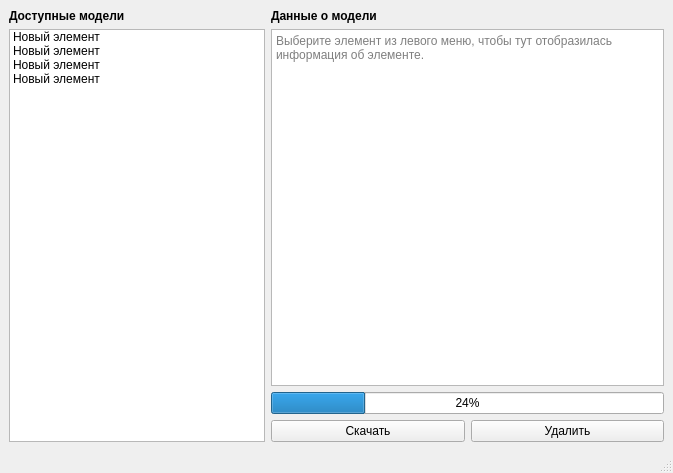
<?xml version="1.0" encoding="UTF-8"?>
<ui version="4.0">
 <class>MainWindow</class>
 <widget class="QMainWindow" name="MainWindow">
  <property name="geometry">
   <rect>
    <x>0</x>
    <y>0</y>
    <width>673</width>
    <height>473</height>
   </rect>
  </property>
  <property name="windowTitle">
   <string>Управление моделями</string>
  </property>
  <widget class="QWidget" name="centralwidget">
   <layout class="QGridLayout" name="gridLayout_2">
    <item row="3" column="2">
     <widget class="QPushButton" name="pushButton_2">
      <property name="text">
       <string>Удалить</string>
      </property>
     </widget>
    </item>
    <item row="3" column="1">
     <widget class="QPushButton" name="pushButton">
      <property name="text">
       <string>Скачать</string>
      </property>
     </widget>
    </item>
    <item row="0" column="0">
     <widget class="QLabel" name="label_2">
      <property name="font">
       <font>
        <weight>75</weight>
        <bold>true</bold>
       </font>
      </property>
      <property name="text">
       <string>Доступные модели</string>
      </property>
     </widget>
    </item>
    <item row="1" column="1" colspan="2">
     <widget class="QTextBrowser" name="textBrowser">
      <property name="html">
       <string>&lt;!DOCTYPE HTML PUBLIC &quot;-//W3C//DTD HTML 4.0//EN&quot; &quot;http://www.w3.org/TR/REC-html40/strict.dtd&quot;&gt;
&lt;html&gt;&lt;head&gt;&lt;meta name=&quot;qrichtext&quot; content=&quot;1&quot; /&gt;&lt;style type=&quot;text/css&quot;&gt;
p, li { white-space: pre-wrap; }
&lt;/style&gt;&lt;/head&gt;&lt;body style=&quot; font-family:'Noto Sans'; font-size:10pt; font-weight:400; font-style:normal;&quot;&gt;
&lt;p style=&quot;-qt-paragraph-type:empty; margin-top:12px; margin-bottom:12px; margin-left:0px; margin-right:0px; -qt-block-indent:0; text-indent:0px;&quot;&gt;&lt;br /&gt;&lt;/p&gt;&lt;/body&gt;&lt;/html&gt;</string>
      </property>
      <property name="placeholderText">
       <string>Выберите элемент из левого меню, чтобы тут отобразилась информация об элементе.</string>
      </property>
     </widget>
    </item>
    <item row="0" column="1">
     <widget class="QLabel" name="label">
      <property name="font">
       <font>
        <weight>75</weight>
        <bold>true</bold>
       </font>
      </property>
      <property name="text">
       <string>Данные о модели</string>
      </property>
     </widget>
    </item>
    <item row="2" column="1" colspan="2">
     <widget class="QProgressBar" name="progressBar">
      <property name="value">
       <number>24</number>
      </property>
     </widget>
    </item>
    <item row="1" column="0" rowspan="3">
     <widget class="QListWidget" name="listWidget">
      <property name="sizePolicy">
       <sizepolicy hsizetype="Maximum" vsizetype="Expanding">
        <horstretch>0</horstretch>
        <verstretch>0</verstretch>
       </sizepolicy>
      </property>
      <item>
       <property name="text">
        <string>Новый элемент</string>
       </property>
      </item>
      <item>
       <property name="text">
        <string>Новый элемент</string>
       </property>
      </item>
      <item>
       <property name="text">
        <string>Новый элемент</string>
       </property>
      </item>
      <item>
       <property name="text">
        <string>Новый элемент</string>
       </property>
      </item>
     </widget>
    </item>
   </layout>
  </widget>
  <widget class="QStatusBar" name="statusbar"/>
 </widget>
 <resources/>
 <connections/>
</ui>
